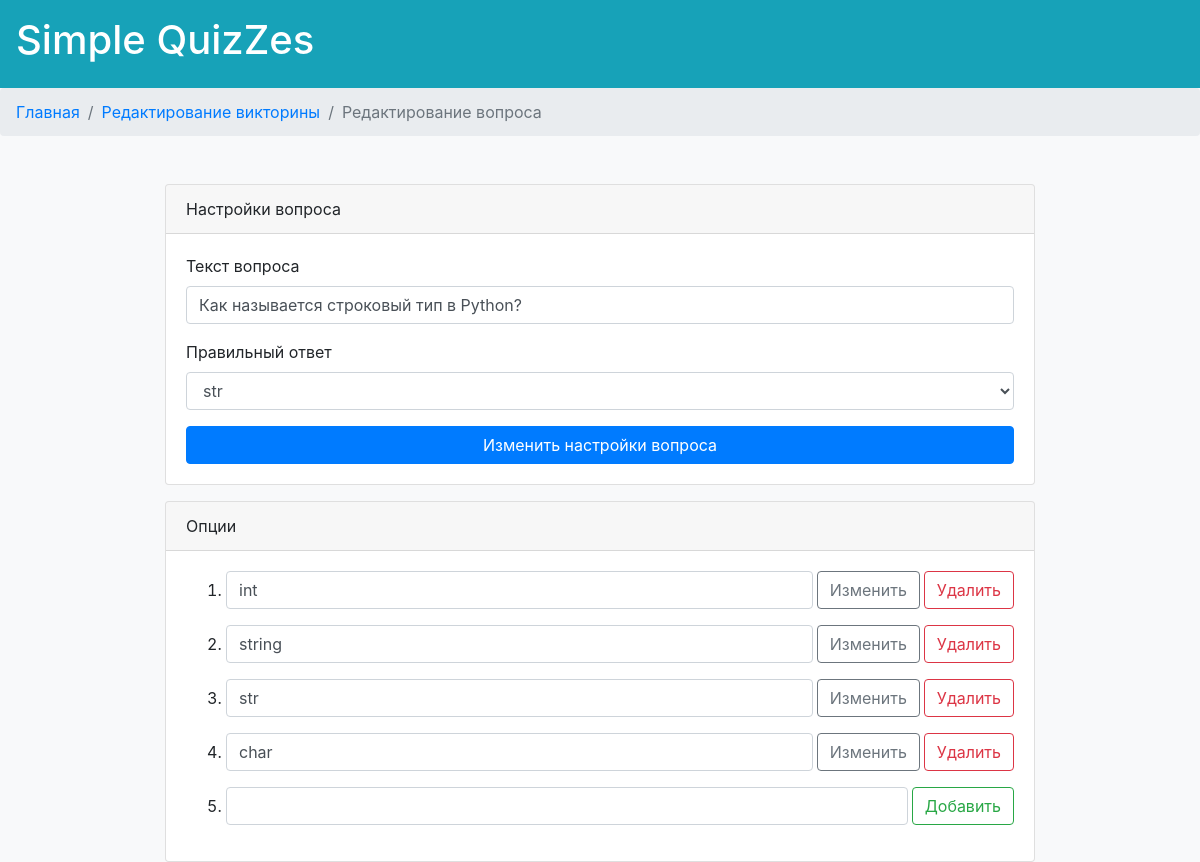
The app's page /question/1/edit with its own data.
### data/question.py (models this page shows, shortened)
class Question(SqlAlchemyBase):
    __tablename__ = 'question'
    id = sa.Column(sa.Integer, primary_key=True, autoincrement=True)
    text = sa.Column(sa.String)
    quiz_id = sa.Column(sa.Integer, sa.ForeignKey('quiz.id', ondelete="CASCADE"))
    quiz = orm.relation('Quiz')
    options = orm.relation("Option", back_populates='question')

### data/option.py (models this page shows, shortened)
class Option(SqlAlchemyBase):
    __tablename__ = 'option'
    id = sa.Column(sa.Integer, primary_key=True, autoincrement=True)
    text = sa.Column(sa.String)
    is_answer = sa.Column(sa.Boolean, default=False)
    question_id = sa.Column(sa.Integer, sa.ForeignKey('question.id', ondelete="CASCADE"))
    question = orm.relation('Question')

### main.py (the view, shortened to what this page needs)
    @app.route('/question/<int:question_id>/edit', methods=['GET', 'POST'])
    def edit_question(question_id):
        session = db_session.create_session()
        if request.method == 'GET':
            question = session.query(Question).get(question_id)
            if not question:
                return 'Question with that id not found'
            return render_template('edit_question.html', question=question)

### data/db_session.py (called while the page is built)
def create_session() -> Session:
    global __factory
    return __factory()

### templates/edit_question.html (shortened to what this page needs)
{% extends 'base.html' %}
{% block nav %}
    <li class="breadcrumb-item"><a href="{{ url_for('index') }}">Главная</a></li>
    <li class="breadcrumb-item" aria-current="page"><a href="{{ url_for('edit_quiz', quiz_id=question.quiz_id) }}">Редактирование
        викторины</a></li>
    <li class="breadcrumb-item active" aria-current="page">Редактирование вопроса</li>
{% endblock %}
{% block content %}
    <form class="card mb-3" method="post">
        <div class="card-header">Настройки вопроса</div>
        <div class="card-body">
            <div class="form-group">
                <label for="question-text">Текст вопроса</label>
                <input class="form-control" id="question-text" type="text" name="question_text"
                       value="{{ question.text }}">
            </div>
            <div class="form-group">
                <label for="right-option">Правильный ответ</label>
                <select class="form-control" id="right-option" name="right_option">
                    {% for option in question.options %}
                        <option value="{{ option.id }}"
                                {% if option.is_answer %}selected{% endif %}>{{ option.text }}</option>
                    {% endfor %}
                </select>
            </div>
            <input class="btn btn-primary btn-block" type="submit" value="Изменить настройки вопроса">
        </div>
    </form>
    <div class="card">
        <div class="card-header">Опции</div>
        <div class="card-body">
            <ol>
                {% for option in question.options %}
                    <li class="mb-3">
                        <form class="form-inline" method="post">
                            <input class="form-control flex-fill mr-1" type="text" name="option_text"
                                   value="{{ option.text }}">
                            <input class="btn btn-outline-secondary mr-1" type="submit" name="option_edit"
                                   value="Изменить">
                            {% if question.options|length != 1 %}
                                <input class="btn btn-outline-danger" type="submit" name="option_delete"
                                       value="Удалить">
                            {% endif %}
                        </form>
                    </li>
                {% endfor %}
                <li>
                    <form class="form-inline" method="post">
                        <input class="form-control flex-fill mr-1" type="text" name="option_text">
                        <input class="btn btn-outline-success" type="submit" name="option_add" value="Добавить">
                    </form>
                </li>
            </ol>
        </div>
    </div>
{% endblock %}

### records on screen
Question: question_text "Как называется строковый тип в Python?"
Option: option_text "int"
Option: option_text "string"
Option: option_text "str"
Option: option_text "char"

### other values on screen
form field right_option "str"
